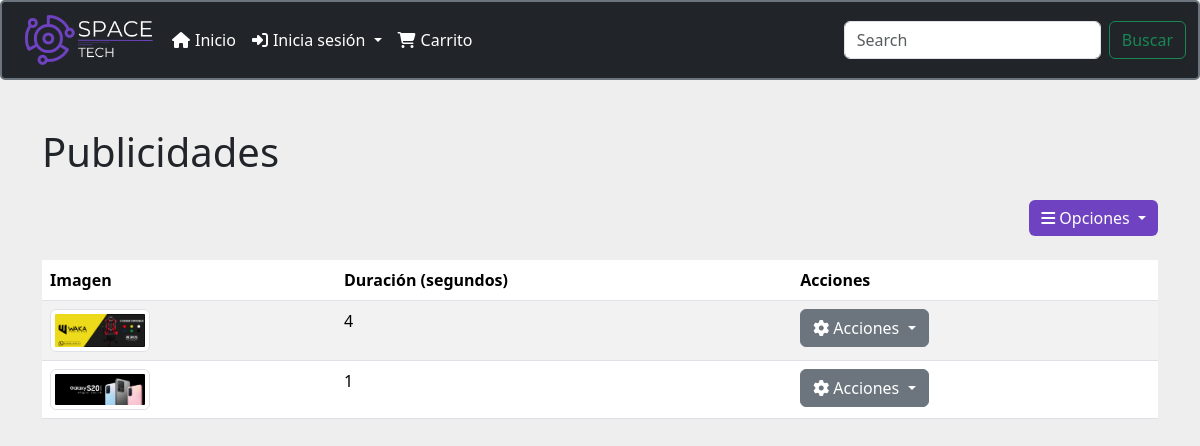
Before: /publicidades/ (signed in) with the older database file.
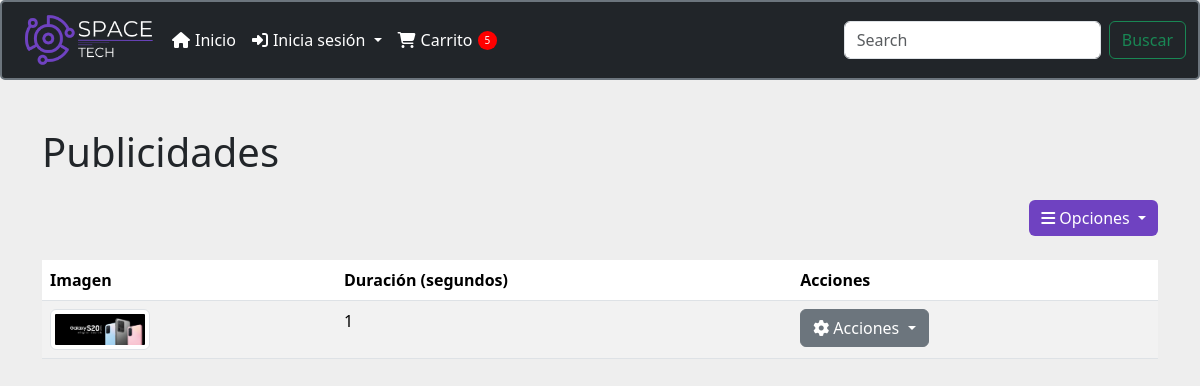
After: the same page with the newer database file.
### menu/models.py (models this page shows, shortened)
class Publicidad(models.Model):
    imagen = models.ImageField(upload_to='publicidad/')
    activa = models.BooleanField(default=True)
    duracion = models.IntegerField(default=5)  # Duración en segundos

### menu/views.py (the view)
# urls.py: path('publicidades/', listar_publicidades, name='listar_publicidades'),
@login_required
def listar_publicidades(request):
    publicidades = Publicidad.objects.all()
    return render(request, 'listar_publicidades.html', {'publicidades': publicidades})

### menu/context_processors.py (called while the page is built)
def carrito_items_count(request):
    if request.user.is_authenticated:
        cart, created = Cart.objects.get_or_create(user=request.user)
        carrito_items_count = CartItem.objects.filter(cart=cart).aggregate(total_quantity=Sum('quantity'))['total_quantity'] or 0
    else:
        carrito_items_count = 0
    return {
        'carrito_items_count': carrito_items_count
    }

### menu/templates/listar_publicidades.html (shortened to what this page needs)
{% load static %}
<!DOCTYPE html>
<html lang="en">
<head>
    <link rel="stylesheet" href="https://cdn.jsdelivr.net/npm/bootstrap@5.3.3/dist/css/bootstrap.min.css">
    <link rel="stylesheet" href="https://cdnjs.cloudflare.com/ajax/libs/font-awesome/6.0.0-beta3/css/all.min.css">
</head>
<body>
    {% include "plantilla/menu.html" %}
    <div class="container mt-5">
        <h1 class="mb-4">Publicidades</h1>
        <div class="d-flex justify-content-end mb-4">
            <div class="dropdown">
                <button class="btn btn-primary dropdown-toggle" type="button" id="dropdownMenuButton" data-bs-toggle="dropdown" aria-expanded="false">
                    <i class="fas fa-bars"></i> Opciones
                </button>
            </div>
        </div>
        <table class="table table-striped">
            <thead>
                <tr>
                    <th>Imagen</th>
                    <th>Duración (segundos)</th>
                    <th>Acciones</th>
                </tr>
            </thead>
            <tbody>
                {% for publicidad in publicidades %}
                <tr>
                    <td>
                        {% if publicidad.imagen %}
                            <img src="{{ publicidad.imagen.url }}" class="img-thumbnail" style="width: 100px;">
                        {% else %}
                            No Image
                        {% endif %}
                    </td>
                    <td>{{ publicidad.duracion }}</td>
                    <td>
                        <div class="dropdown">
                            <button class="btn btn-secondary dropdown-toggle" type="button" id="dropdownMenuButton{{ publicidad.id }}" data-bs-toggle="dropdown" aria-expanded="false">
                                <i class="fas fa-cog"></i> Acciones
                            </button>
                        </div>
                    </td>
                </tr>
                {% endfor %}
            </tbody>
        </table>
    </div>
</body>
</html>

Changed rows visible on the page:
removed Publicidad: imagen (picture), duracion "4"
Other visible differences:
{{ carrito_items_count }}: (not shown) → "5"
